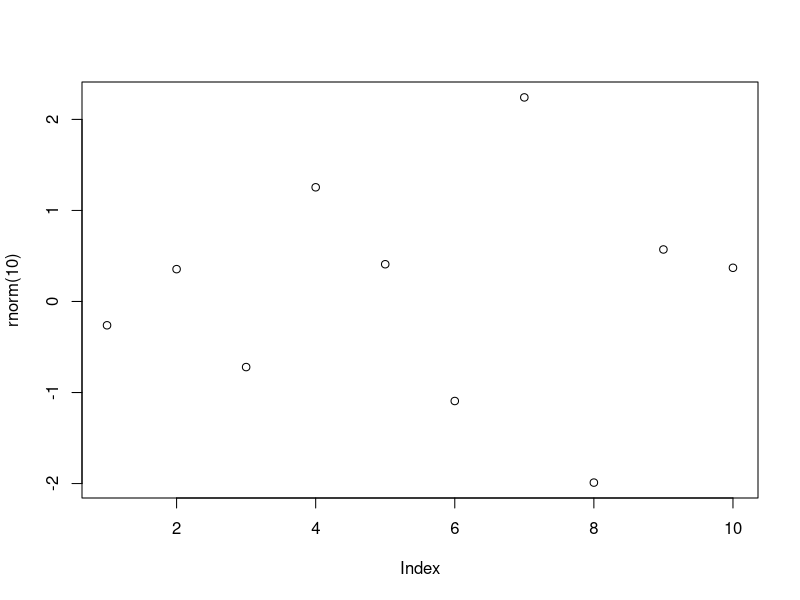
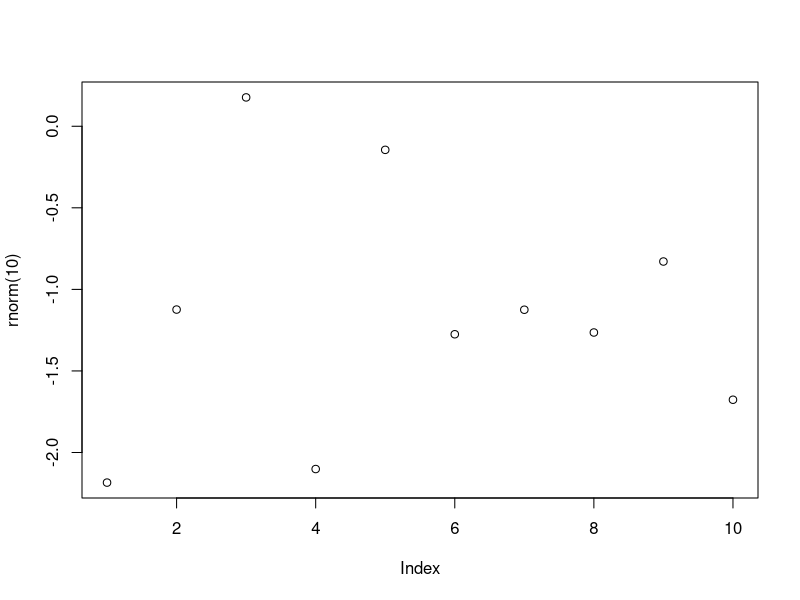
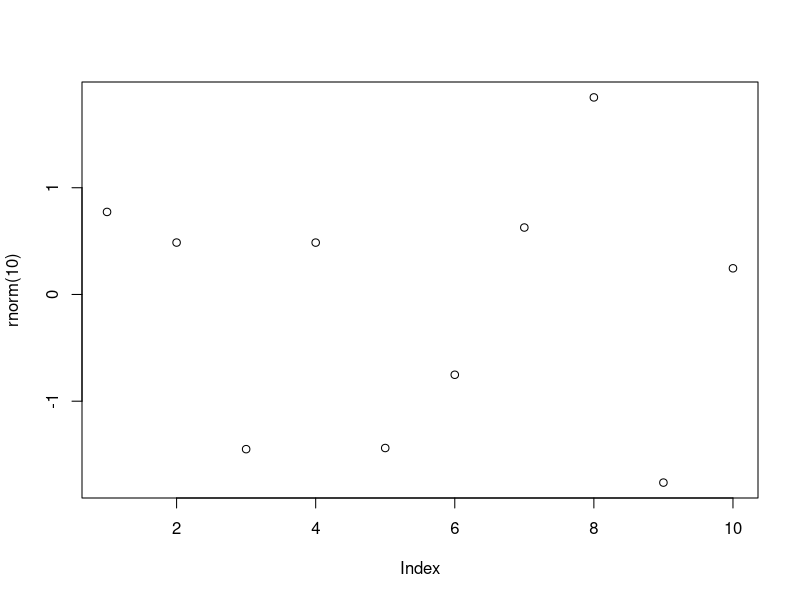
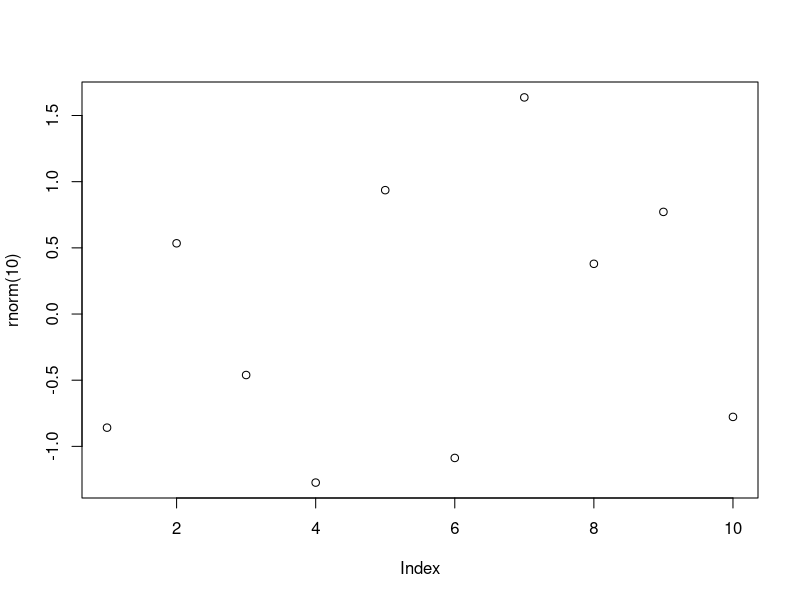
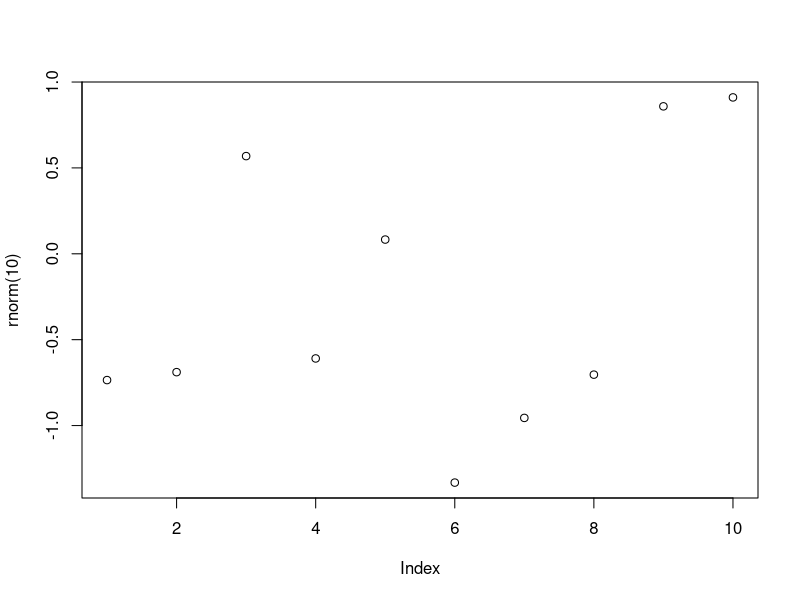

Write the R code that produced these figures, in order.
## ---- chunk 1
plot(rnorm(10))
## ---- chunk 2
plot(rnorm(10))
## ---- chunk 3
plot(rnorm(10))
## ---- chunk 4
plot(rnorm(10))
## ---- chunk 5
plot(rnorm(10))
